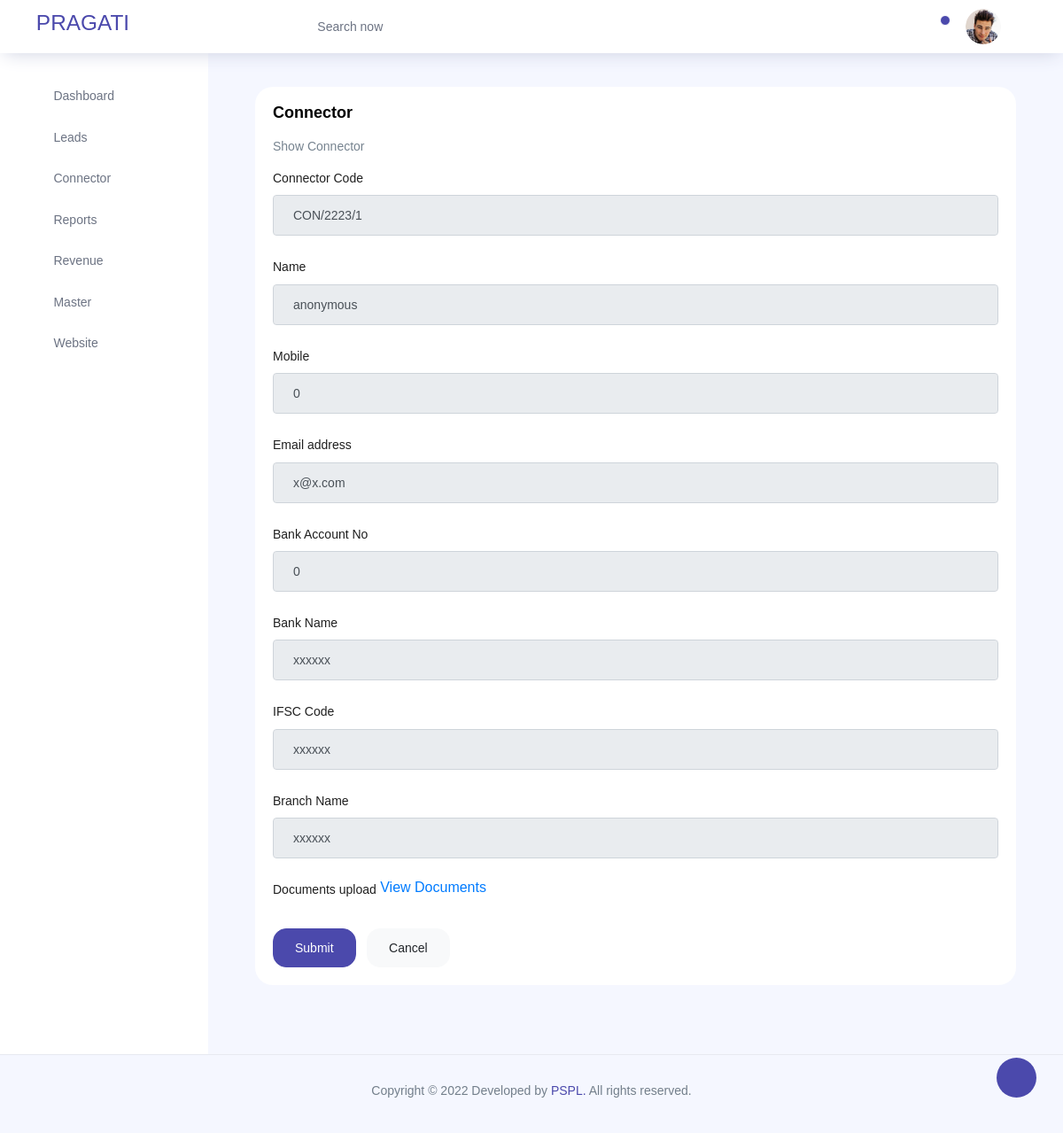
Page /lead/lead/show_con_reg/1 on the earlier database version.
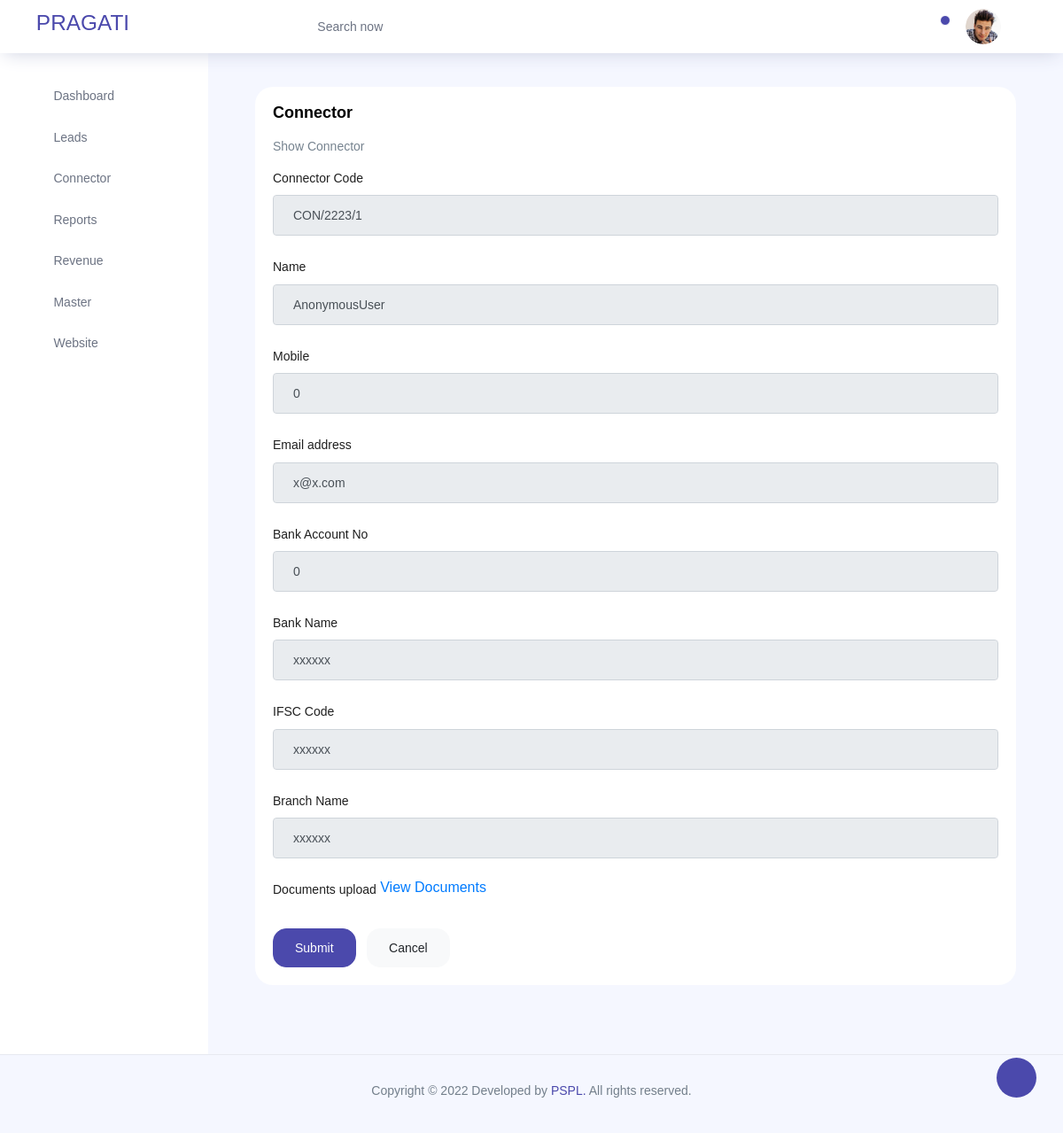
Same page on the later database version.
### lead/models.py (models this page shows, shortened)
class Connector(models.Model):
    con_code=models.CharField(max_length=50,unique=True)
    con_name=models.CharField(max_length=50)
    con_mobile=models.DecimalField(max_digits=10,decimal_places=0)
    con_email=models.EmailField(max_length=254)
    con_document=models.FileField(upload_to =con_doc_path, default='connector_documents/default.jpg')
    con_account_no=models.DecimalField(max_digits=20,decimal_places=0)
    con_ifsc_code=models.CharField(max_length=50)
    con_bank_name=models.CharField(max_length=50)
    con_branch=models.CharField(max_length=50)
    con_reg_date=models.DateField(default=timezone.now)

### lead/views.py (the view)
# urls.py: path('lead/show_con_reg/<int:id>',views.show_con_reg,name="show_con_reg"),
def show_con_reg(request,id):
    editconreg=Connector.objects.get(id=id)
    return render(request,'show_con_reg.html',{'editconreg':editconreg})

### templates/show_con_reg.html (shortened to what this page needs)
{% extends 'base.html' %}
{% load static  %}
{% block content %}
{%load crispy_forms_filters%}
<div class="col-12 grid-margin stretch-card">
  <div class="card">
    <div class="card-body">
      <h4 class="card-title">Connector</h4>
      <p class="card-description">
        Show Connector
      </p>
      <form class="forms-sample" action="{% url 'lead:view_con_reg' %}" method="post" enctype="multipart/form-data">
        <div class="form-group">
          <label for="id_con_code">Connector Code</label>
          <input type="text" class="form-control" name="con_code" value="{{ editconreg.con_code }}" id="id_con_code" readonly placeholder="Name">
        </div>
        <div class="form-group">
          <label for="id_con_name">Name</label>
          <input type="text" class="form-control" name="con_name" value="{{editconreg.con_name }}" readonly maxlength="50"  id="id_con_name" placeholder="Name">
        </div>
        <div class="form-group">
          <label for="id_con_mobile">Mobile</label>
          <input type="number" name="con_mobile" value="{{editconreg.con_mobile }}"  class="form-control"  readonly maxlength="50"  id="id_con_mobile" placeholder="Mobile">
        </div>
        <div class="form-group">
          <label for="id_con_email">Email address</label>
          <input type="email" name="con_email" class="form-control" value="{{editconreg.con_email }}" readonly id="id_con_email" placeholder="Email">
        </div>
        <div class="form-group">
          <label for="id_con_account_no">Bank Account No</label>
          <input type="number" name="con_account_no" value="{{editconreg.con_account_no }}" readonly class="form-control" id="id_con_account_no" placeholder="Bank Account No">
        </div>
        <div class="form-group">
          <label for="id_con_bank_name">Bank Name</label>
          <input type="text" name="con_bank_name" value="{{editconreg.con_bank_name }}" readonly class="form-control" id="id_con_bank_name" placeholder="Bank Name">
        </div>
        <div class="form-group">
          <label for="id_con_ifsc_code">IFSC Code</label>
          <input type="text" name="con_ifsc_code" value="{{editconreg.con_ifsc_code }}" readonly class="form-control" id="id_con_ifsc_code" placeholder="IFSC Code">
        </div>
        <div class="form-group">
          <label for="id_con_branch">Branch Name</label>
          <input type="text" name="con_branch" value="{{editconreg.con_branch }}" readonly class="form-control" id="id_con_branch" placeholder="Branch Name">
        </div>
        <div class="form-group">
          <label>Documents upload</label>
          {% if editconreg.con_document %}
      <a href="/media/{{editconreg.con_document}}" target="_blank">View Documents</a>
      {% endif %}
        </div>
        <button type="submit" class="btn btn-primary mr-2">Submit</button>
        <button class="btn btn-light">Cancel</button>
      </form>
    </div>
  </div>
</div>
{%endblock%}

Differences in the rows shown:
changed Connector "CON/2223/1": con_name "anonymous" → "AnonymousUser"
